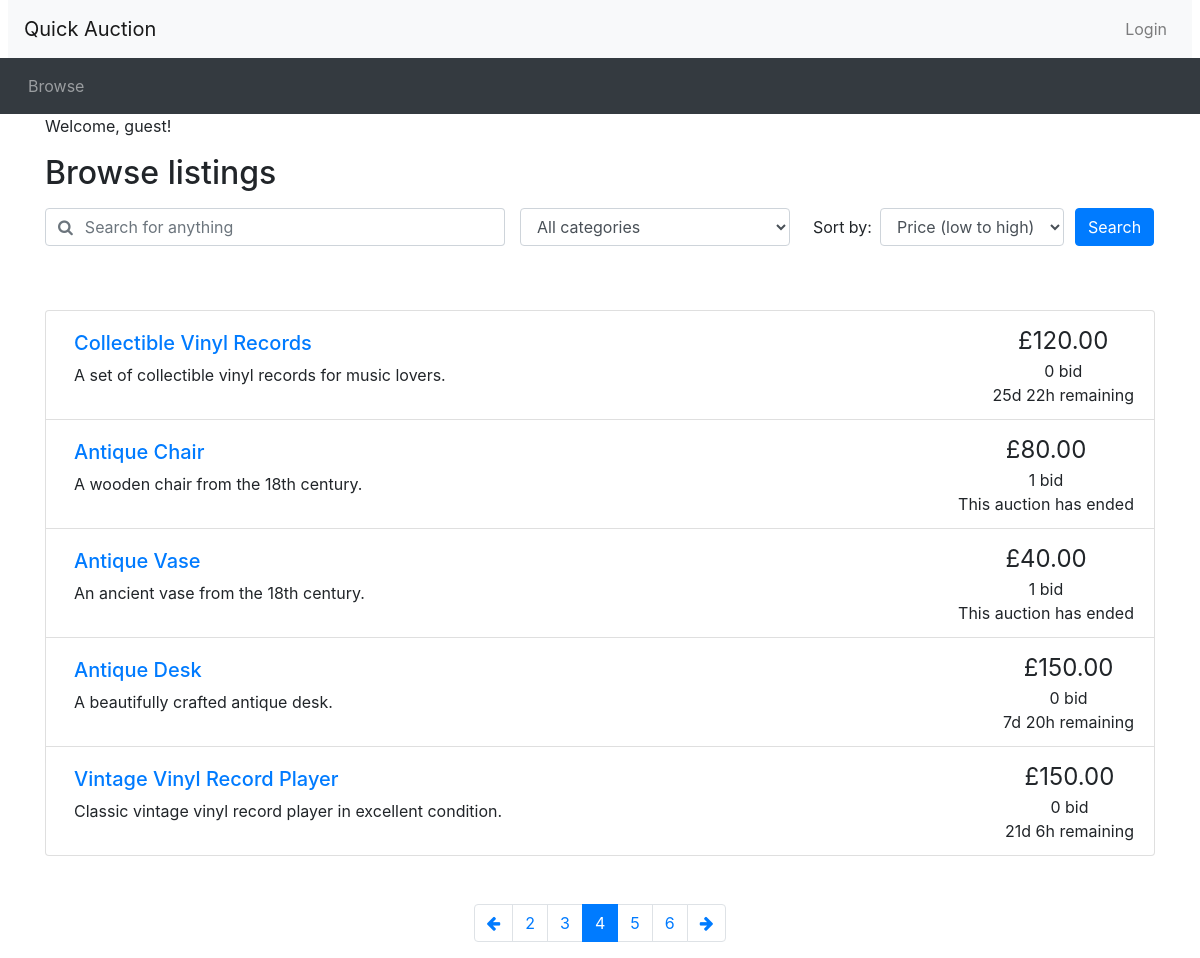
Screenshot of /browse.php?page=4 with the database file from the repository.
### tables this page shows
CREATE TABLE `Auction` (
  `auction_ID` int(11) NOT NULL,
  `item_name` varchar(50) NOT NULL,
  `description` text,
  `category` varchar(50) DEFAULT NULL,
  `end_time` datetime NOT NULL,
  `starting_price` decimal(10,2) NOT NULL,
  `reserve_price` decimal(10,2) DEFAULT NULL,
  `user_ID` int(11) DEFAULT NULL
);

### utilities.php (the view, shortened to what this page needs)
<?php
function display_time_remaining($interval) {
    if ($interval->days == 0 && $interval->h == 0) {
      $time_remaining = $interval->format('%im %Ss');
    }
    else if ($interval->days == 0) {
      $time_remaining = $interval->format('%hh %im');
    }
    else {
      $time_remaining = $interval->format('%ad %hh');
    }
  return $time_remaining;
}
function print_listing_li($item_id, $title, $desc, $price, $num_bids, $end_time)
{
  if (strlen($desc) > 250) {
    $desc_shortened = substr($desc, 0, 250) . '...';
  }
  else {
    $desc_shortened = $desc;
  }
  if ($num_bids == 1 | $num_bids == 0) {
    $bid = ' bid';
  }
  else {
    $bid = ' bids';
  }
  $now = new DateTime();
  $end_time_formatted = date_create($end_time);
  if ($now > $end_time_formatted) {
    $time_remaining = 'This auction has ended';
  }
  else {
    $time_to_end = date_diff($now, $end_time_formatted);
    $time_remaining = display_time_remaining($time_to_end) . ' remaining';
  }
  echo('
    <li class="list-group-item d-flex justify-content-between">
    <div class="p-2 mr-5"><h5><a href="listing.php?item_id=' . $item_id . '">' . $title . '</a></h5>' . $desc_shortened . '</div>
    <div class="text-center text-nowrap"><span style="font-size: 1.5em">£' . number_format($price, 2) . '</span><br/>' . $num_bids . $bid . '<br/>' . $time_remaining . '</div>
  </li>'
  );
}
function count_bid($auctionid){
  include "db_connection.php";
  $sql = "SELECT COUNT(bid_ID) AS count FROM Bid WHERE auction_ID = $auctionid";
  $result = mysqli_query($conn, $sql);
  if(mysqli_num_rows($result) > 0) {
    if($row = mysqli_fetch_assoc($result)) {
      $count = $row["count"];
    }
  } else {
    echo "No results found in count_bid.";
  }
  return $count;
}
?>

### browse.php (shortened to what this page needs)
<?php include_once("header.php")?>
<?php require("utilities.php")?>
<?php include "db_connection.php";?>
<div class="container">
<?php
  if (isset($_SESSION['loggedin']) && $_SESSION['loggedin'] === true) {
      echo "<p>Welcome, " . htmlspecialchars($_SESSION['username']) . "!</p>";
  } else {
      echo "<p>Welcome, guest!</p>";
  }
?>
<h2 class="my-3">Browse listings</h2>
<div id="searchSpecs">
<form method="get" action="browse.php">
  <div class="row">
    <div class="col-md-5 pr-0">
      <div class="form-group">
	    <div class="input-group">
          <div class="input-group-prepend">
            <span class="input-group-text bg-transparent pr-0 text-muted">
              <i class="fa fa-search"></i>
            </span>
          </div>
          <input type="text" class="form-control border-left-0" id="keyword" name = 'keyword' value = "<?php if (isset($_GET['keyword'])){echo $_GET['keyword'];}?>" placeholder="Search for anything">
        </div>
      </div>
    </div>
    <div class="col-md-3 pr-0">
      <div class="form-group">
        <select class="form-control" id="cat" name = 'cat'>
          <option selected value="all">All categories</option>
        </select>
      </div>
    </div>
    <div class="col-md-3 pr-0">
      <div class="form-inline">
        <label class="mx-2" for="order_by">Sort by:</label>
        <select class="form-control" id="order_by" name = 'order_by'>
          <option selected value="pricelow">Price (low to high)</option>
        </select>
      </div>
    </div>
    <div class="col-md-1 px-0">
      <button type="submit" class="btn btn-primary">Search</button>
    </div>
  </div>
</form>
</div>
</div>
<div class="container mt-5">
<ul class="list-group">
<?php
  if (!isset($_GET['order_by'])) {
    $ordering = 'pricelow';
  }
  else {
    $ordering = $_GET['order_by'];
  }
  if (!isset($_GET['page'])) {
    $curr_page = 1;
  }
  else {
    $curr_page = $_GET['page'];
  }
  $results_per_page = 5;
  $start_from = ($curr_page - 1) * $results_per_page;
  if ((!isset($_GET['keyword']) && !isset($_GET['cat'])) | (isset($_GET['keyword']) && $_GET['keyword'] == '' && isset($_GET['cat']) && $_GET['cat'] == 'all')) {
    $query = "SELECT * FROM Auction";
    if ($ordering == 'pricelow'){
      $query = "SELECT
                auction.auction_ID,
                auction.item_name,
                auction.description,
                auction.category,
                auction.end_time,
                GREATEST(auction.starting_price, COALESCE(MAX(bid.bid_price), 0)) AS max_price
                FROM
                    auction
                LEFT JOIN
                    bid ON auction.auction_ID = bid.auction_ID
                GROUP BY
                auction.auction_ID, auction.item_name, auction.description, auction.category, auction.starting_price, auction.end_time
                ORDER BY
                    max_price ASC";
    }
    $query_temp = mysqli_query($conn,$query);
    $num_results = mysqli_num_rows($query_temp);
    $query .= " LIMIT " . $start_from . ',' . $results_per_page;
    $query_run = mysqli_query($conn,$query);
    while($row = mysqli_fetch_assoc($query_run)) :
      $item_id = $row['auction_ID'];
      $title = $row['item_name'];
      $description = $row['description'];
      $current_price = current_shown_price($item_id);
      $num_bids = count_bid($item_id);
      $end_date = $row['end_time'];
      print_listing_li($item_id, $title, $description, $current_price, $num_bids, $end_date);
    endwhile;
  }
  $max_page = ceil($num_results / $results_per_page);
?>
</ul>
<nav aria-label="Search results pages" class="mt-5">
  <ul class="pagination justify-content-center">
<?php
  $querystring = "";
  $high_page_boost = max(3 - $curr_page, 0);
  $low_page_boost = max(2 - ($max_page - $curr_page), 0);
  $low_page = max(1, $curr_page - 2 - $low_page_boost);
  $high_page = min($max_page, $curr_page + 2 + $high_page_boost);
  if ($curr_page != 1) {
    echo('
    <li class="page-item">
      <a class="page-link" href="browse.php?' . $querystring . 'page=' . ($curr_page - 1) . '" aria-label="Previous">
        <span aria-hidden="true"><i class="fa fa-arrow-left"></i></span>
        <span class="sr-only">Previous</span>
      </a>
    </li>');
  }
  for ($i = $low_page; $i <= $high_page; $i++) {
    if ($i == $curr_page) {
      echo('
    <li class="page-item active">');
    }
    else {
      echo('
    <li class="page-item">');
    }
    echo('
      <a class="page-link" href="browse.php?' . $querystring . 'page=' . $i . '">' . $i . '</a>
    </li>');
  }
  if ($curr_page != $max_page) {
    echo('
    <li class="page-item">
      <a class="page-link" href="browse.php?' . $querystring . 'page=' . ($curr_page + 1) . '" aria-label="Next">
        <span aria-hidden="true"><i class="fa fa-arrow-right"></i></span>
        <span class="sr-only">Next</span>
      </a>
    </li>');
  }
?>
  </ul>
</nav>
</div>
<?php include_once("footer.php")?>

### rows the page displays
auction: item_name "Collectible Vinyl Records", description "A set of collectible vinyl records for music lovers.", price "120.00", num_bids "0", bid "bid", end_time "25d 22h remaining"
auction: item_name "Antique Chair", description "A wooden chair from the 18th century.", price "80.00", num_bids "1", bid "bid", end_time "This auction has ended"
auction: item_name "Antique Vase", description "An ancient vase from the 18th century.", price "40.00", num_bids "1", bid "bid", end_time "This auction has ended"
auction: item_name "Antique Desk", description "A beautifully crafted antique desk.", price "150.00", num_bids "0", bid "bid", end_time "7d 20h remaining"
auction: item_name "Vintage Vinyl Record Player", description "Classic vintage vinyl record player in excellent condition.", price "150.00", num_bids "0", bid "bid", end_time "21d 6h remaining"
